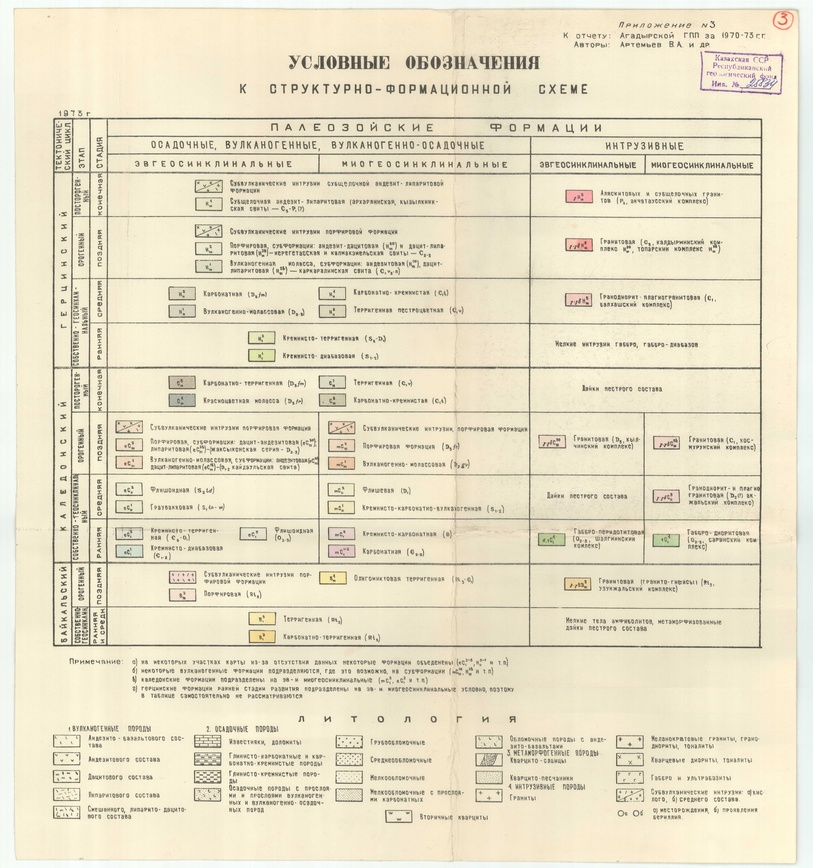
#> input picture data/3.jpg, 813 x 868 px, shrunk from 5388 x 5753 before the run
$ python -i preprocess.py   (imports and definitions only)
#> lines starting #> are read from the running program, lines starting #| are printed output that depends on the picture; after the words box and inside, x2 and y2 are one past the last pixel; in counts of white or black regions, pixels touching at a corner belong together
import cv2
import numpy as np


def preprocess(image_path: str) -> np.ndarray:
    """
    Вход:  путь к файлу (str)
    Выход: numpy array (H, W, 3), BGR, uint8
           уже обрезанный и денойзнутый
    """
#> called with image_path = '../data/3.jpg'
    img = cv2.imread(image_path)
#> img is the input picture: shape (868, 813, 3); mean B, G, R 199.3, 224.1, 231.8
    if img is None:
        raise FileNotFoundError(f"Не удалось загрузить: {image_path}")

    img = _crop_border(img)
    img = _denoise(img)
    return img


# [58 lines left out: functions classify_map, _has_multiple_panels, not called in this run]


def _crop_border(img: np.ndarray) -> np.ndarray:
    """
    Находит основную прямоугольную рамку карты и обрезает по ней.
    Fallback: возвращает исходник если рамка не найдена.
    """
    h, w = img.shape[:2]
#> h = 868; w = 813
    gray = cv2.cvtColor(img, cv2.COLOR_BGR2GRAY)
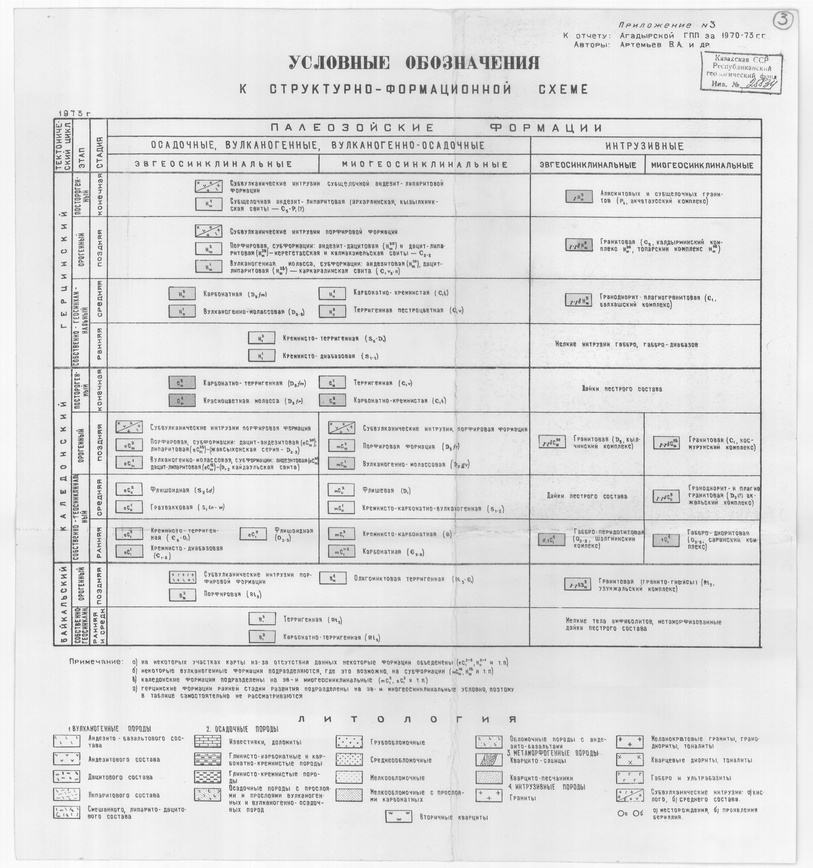
#> gray: shape (868, 813); min 62, max 254, mean 223.6

    # Otsu вместо хардкод порога — работает на картах разного возраста и яркости
    _, thresh = cv2.threshold(gray, 0, 255, cv2.THRESH_BINARY_INV + cv2.THRESH_OTSU)
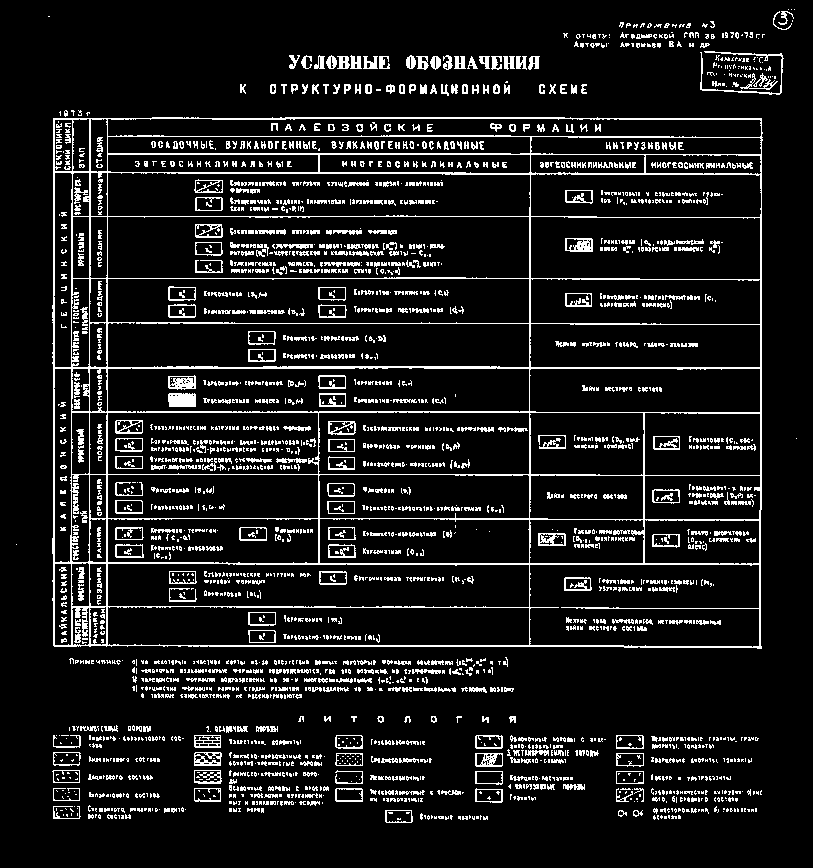
#> thresh: shape (868, 813); 10.4% white in thin lines or dots
    kernel = cv2.getStructuringElement(cv2.MORPH_RECT, (5, 5))
    thresh = cv2.dilate(thresh, kernel, iterations=3)
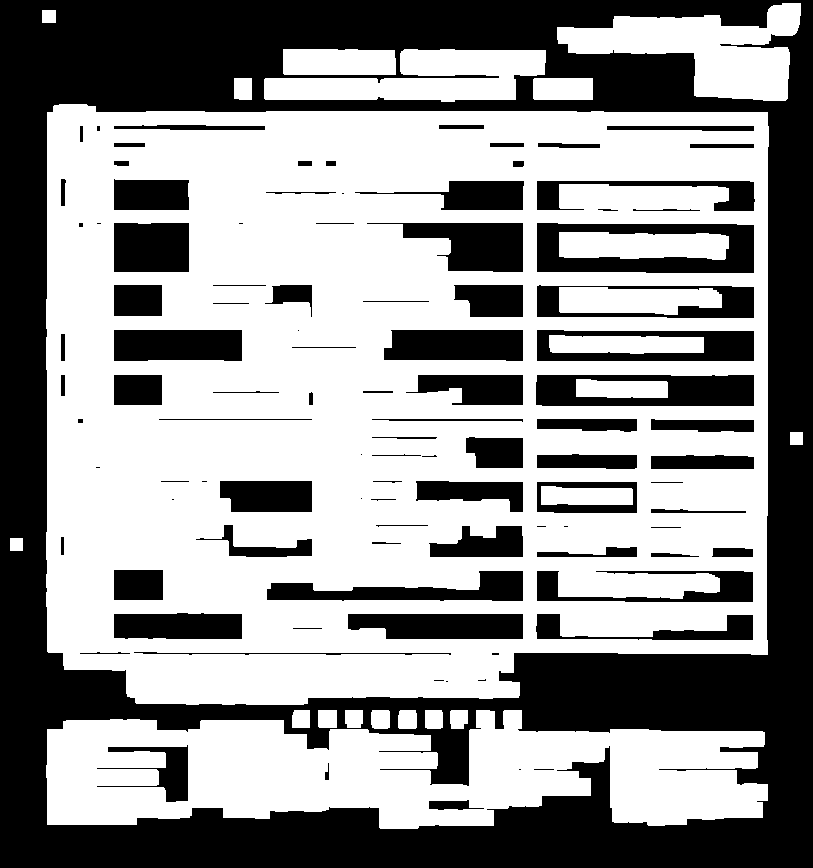
#> thresh: shape (868, 813); 57.8% white; 102 black regions (19 under 20 px)

    contours, _ = cv2.findContours(thresh, cv2.RETR_EXTERNAL, cv2.CHAIN_APPROX_SIMPLE)
#> contours = 17 contours; largest, box (x1, y1, x2, y2) and area: (46, 104, 769, 705) 409220, (46, 710, 768, 829) 58668, (557, 3, 801, 101) 11522, (264, 49, 546, 102) 8876, (283, 49, 396, 75) 2748
    if not contours:
        return img

    min_area = h * w * 0.30
#> min_area = 211705.2
    max_area = h * w * 0.95
#> max_area = 670399.8

    best_rect = None
    best_area = 0
    for c in contours:
        area = cv2.contourArea(c)
        if not (min_area < area < max_area):
            continue
        peri = cv2.arcLength(c, True)
        approx = cv2.approxPolyDP(c, 0.02 * peri, True)
        # допускаем до 6 вершин — скос/замятость углов при сканировании
        if len(approx) <= 6 and area > best_area:
            best_rect = approx
            best_area = area
#> this loop made 17 passes
#> (area, peri, best_rect, best_area) on pass 11: (409219.5, 2689.4, [[47, 112], [64, 669], [767, 654], [767, 112]], 409219.5)
#> area on passes 1 to 6: 58667.5, 281.5, 301.5, 315.5, 315.5, 274
#> after the loop, best_area = 409219.5

    if best_rect is None:
        all_pts = np.vstack(contours)
        x, y, cw, ch = cv2.boundingRect(all_pts)
        pad = 8
        x1 = max(0, x - pad)
        y1 = max(0, y - pad)
        x2 = min(w, x + cw + pad)
        y2 = min(h, y + ch + pad)
        return img[y1:y2, x1:x2]

    x, y, cw, ch = cv2.boundingRect(best_rect)
#> x = 47; y = 112; cw = 721; ch = 558
    return img[y:y + ch, x:x + cw]
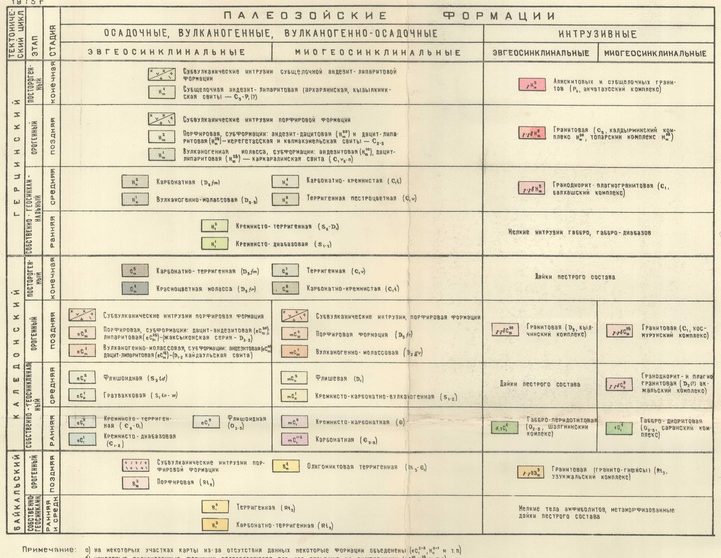
#> returned value: shape (558, 721, 3); mean of channels 0, 1, 2 193.6, 219.2, 227; drawn as B, G, R


def _denoise(img: np.ndarray) -> np.ndarray:
    """
    medianBlur убирает точечные артефакты сканирования,
    bilateralFilter сглаживает зернистость сохраняя края линий.
    В 20x быстрее fastNlMeansDenoisingColored при сопоставимом качестве.
    """
    img = cv2.medianBlur(img, 3)
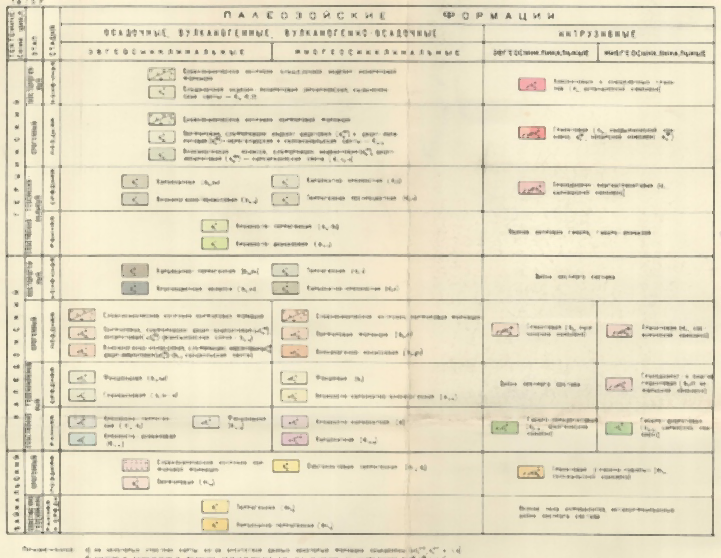
#> img: shape (558, 721, 3); mean of channels 0, 1, 2 196.5, 222.3, 230.1; drawn as B, G, R
    img = cv2.bilateralFilter(img, d=9, sigmaColor=75, sigmaSpace=75)
    return img

>>> result = preprocess('../data/3.jpg')
